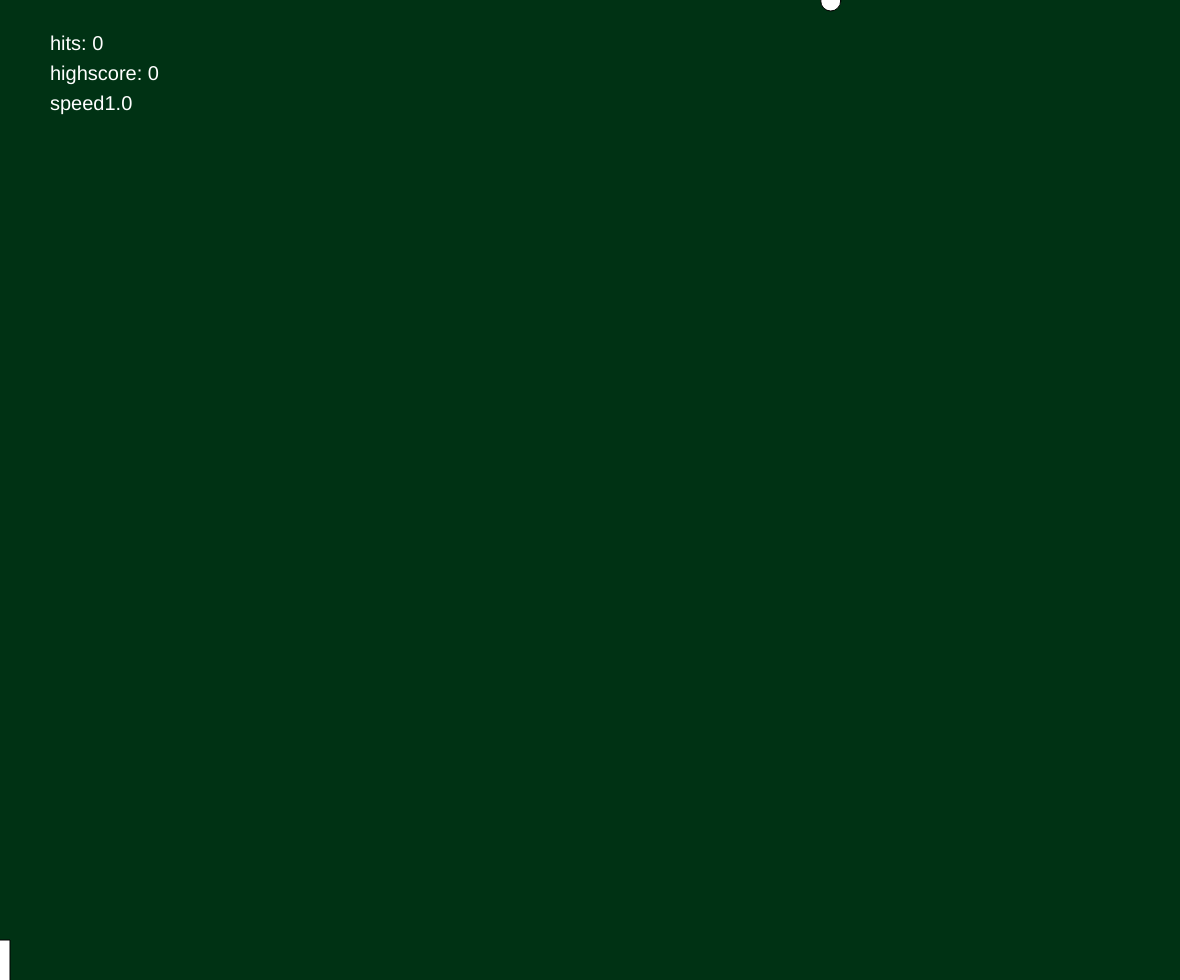
Frame 1 (no input)
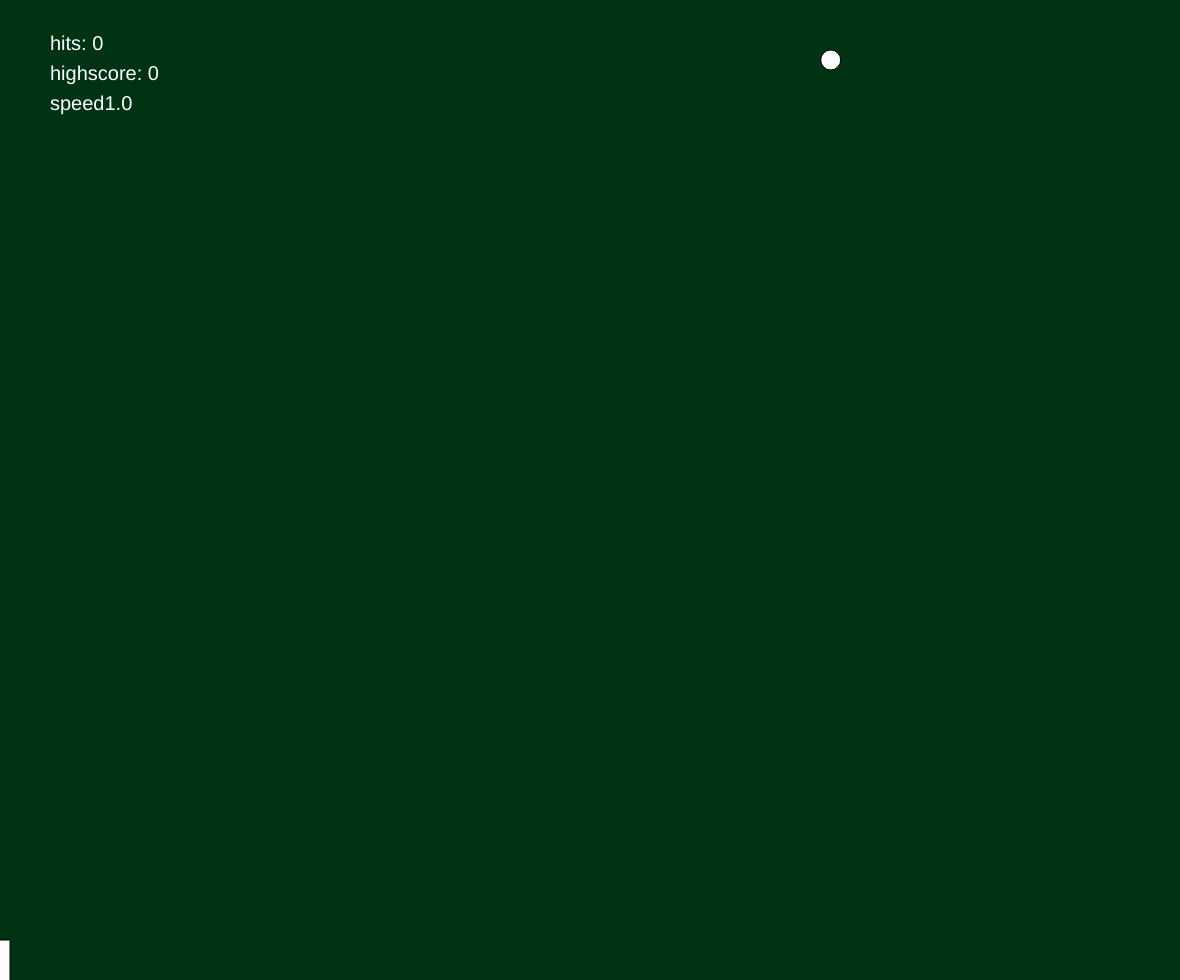
Frame 60 (no input)
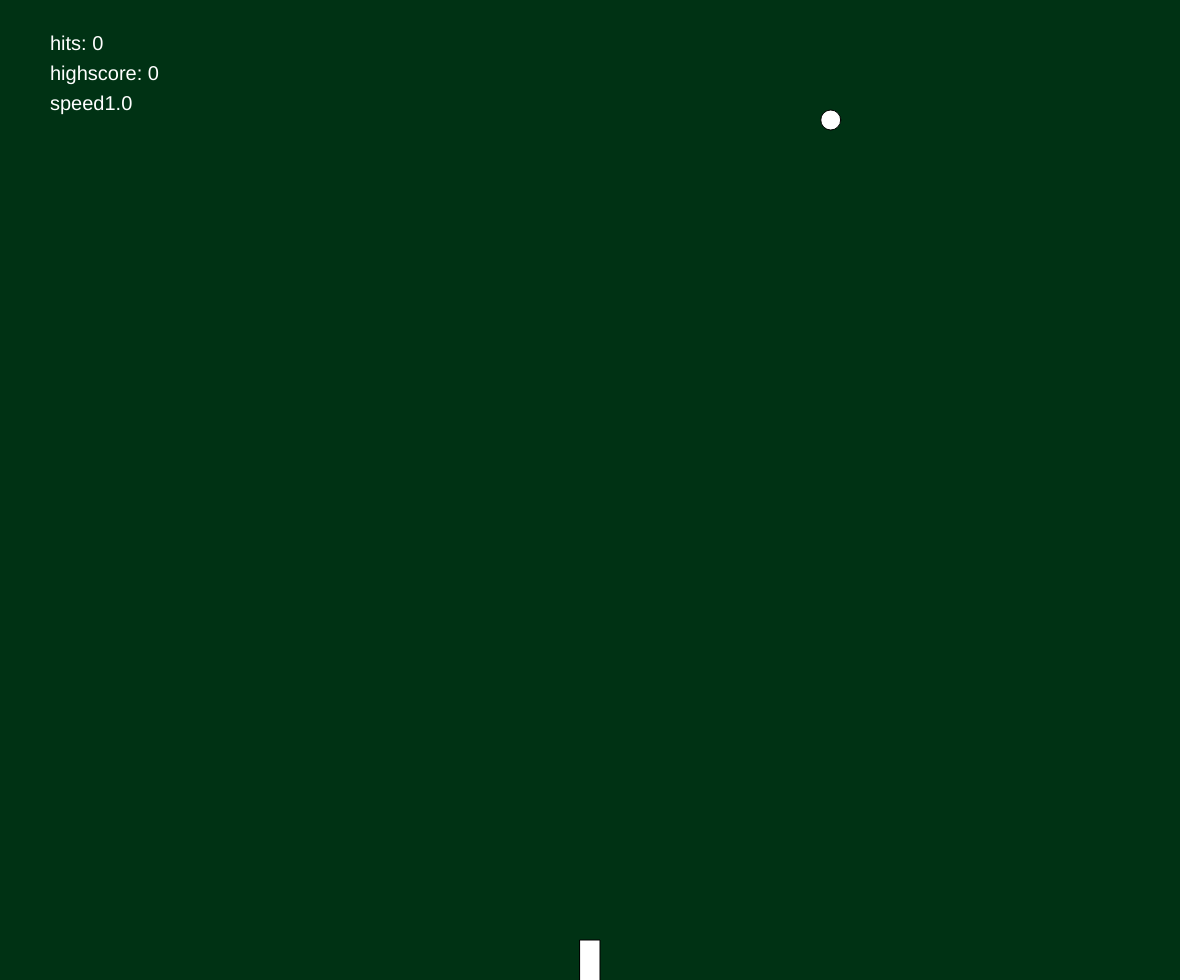
Frame 120 (the mouse pressed at the canvas centre since frame 60)

The p5.js sketch that drew these frames (run headless with seeded random() and noise() and a simulated clock; from frame 60 on, the mouse is pressed at the canvas centre):

// p5.js sketch
// ── sketch.js
let xs = 0
let y2 = 0
//mouseimput
let c = 0
let p = 0
//highscore
let h = 0
//points
let t = 0
//background color
let r = 0
let g = 50
//speed
let v1 = 1
let v=v1
function setup() {
    createCanvas(windowWidth-20, windowHeight-20);
    xs = random(20, width - 25)
}
function draw() {
    let x = mouseX;
    background(r, g, 20)
    if (mouseIsPressed) {
        c++
    } else {
        c = 0
    }
    //laser
    if (c > 0 && c < 10) {
        fill(255, 20, 20)
        rect(x - 1.5, !height, 3, height)
        if ((xs - 10 <= x) && (xs + 10 >= x)) {
            p = 1;
            //tæller point
            v=v+0.1;
            t++;
            g--;
            if (g <= 20 && r < 50) {
                r++;
            }
        }
    } else {
        p = 0
    }
    //player model 
    fill(255, 255, 255)
    rect(x - 10, windowHeight - 60, 20, 400)
    //enemy model draw funktion and respawn.
    if ((y2 < windowHeight - 30) && (p == 0)) {
        //y kordinate plus velocity
        y2 = y2 + v
        circle(xs, y2, 20);
    } else {
        xs = random(20, width - 25);
        y2 = 0;

    }
    //highscore counter
    if (t > h) {
        h++;
    }
    //reset
    if (y2 > windowHeight - 30) {
        //active point reset.
        t = 0;
        //red colur value reset
        r = 0;
        //green colorvalue reset
        g = 50
        //returns velocity to base
        v = v1

    }
    {
        //meteor speed in total numbers
        var vt = v.toFixed(1);
    }
    {
        p = 0;
    }
    fill(255)
    textSize(20)
    text('hits: ' + t, 50, 50)
    text('highscore: ' + h, 50, 80)
    text('speed'+vt,50,110)
}
